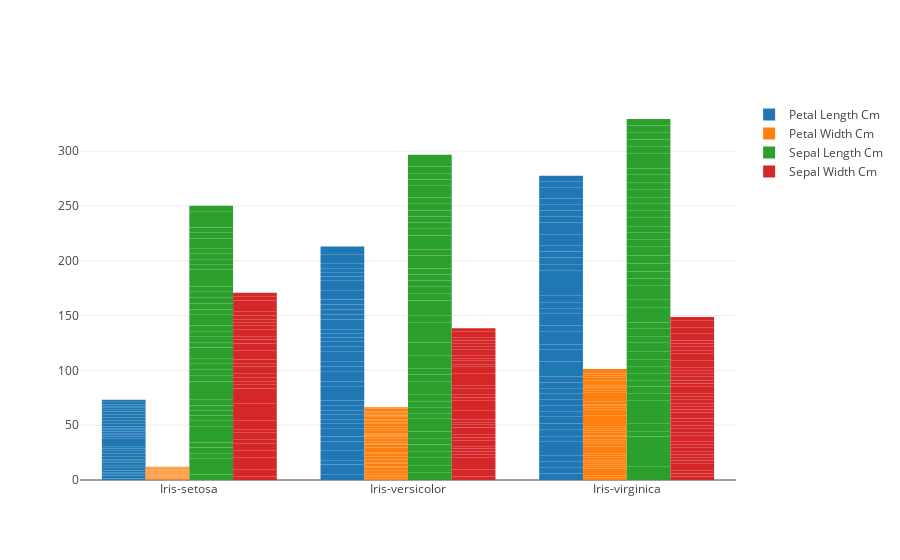

Notebook source saved alongside this figure:
### Markdown cell above
Since we are trying to use the library offline, it won't work unless we run the cell. That's why, when I share the graphic you may not be able to see it on github.com. However, if you'd like to try, as long as you have the necessary libraries, you will see a grouped-bar graphic which creates 4 bars for each species when you write the source code. Also, if you'd like to see the graphic online, you can click the link below. <br>

[Graphic Link](https://i.hizliresim.com/8a8Y17.png)

### Code cell
import plotly
from plotly import __version__
from plotly.offline import download_plotlyjs, init_notebook_mode, plot, iplot


init_notebook_mode(connected=True)

import plotly.graph_objs as go

#now we will plot a bar graphic for every feature

pl_bar = go.Bar(x= df.Species ,y = df.PetalLengthCm,name= 'Petal Length Cm')
pw_bar = go.Bar(x = df.Species ,y = df.PetalWidthCm,name = 'Petal Width Cm')
sl_bar = go.Bar(x = df.Species ,y =df.SepalLengthCm,name = 'Sepal Length Cm')
sw_bar = go.Bar(x = df.Species , y=df.SepalWidthCm , name = 'Sepal Width Cm')

data = [pl_bar,pw_bar,sl_bar ,sw_bar]
layout = go.Layout(barmode = 'group')

fig = go.Figure(data = data ,layout = layout)
iplot(fig,filename='grouped-bar')


#we showed the offline usage of the Plotly Library. this library has many different graphics. 
#the documantation I used is a plotlyin original documantation
#www.plot.ly/python

### Figure 1 — Plotly figure (JSON) as saved in the notebook; plotly's stock layout.template omitted (floating-point values rounded to 4 significant figures; data arrays with more than 128 entries replaced by an {"elided": "..."} marker saying what was removed)
{"data": [{"name": "Petal Length Cm", "type": "bar", "uid": "ccf110e8-2a70-47f9-93ae-842dbce46c4f", "x": {"elided": "150 str values"}, "y": {"elided": "150 float values"}}, {"name": "Petal Width Cm", "type": "bar", "uid": "f97f96da-05c9-4b32-bf05-f9df36a1c12b", "x": {"elided": "150 str values"}, "y": {"elided": "150 float values"}}, {"name": "Sepal Length Cm", "type": "bar", "uid": "b195bb26-a3ad-4b48-ac0b-2cae58899242", "x": {"elided": "150 str values"}, "y": {"elided": "150 float values"}}, {"name": "Sepal Width Cm", "type": "bar", "uid": "d4de12cb-9a07-4a45-95e2-2cf1a01884bd", "x": {"elided": "150 str values"}, "y": {"elided": "150 float values"}}], "layout": {"barmode": "group"}}
